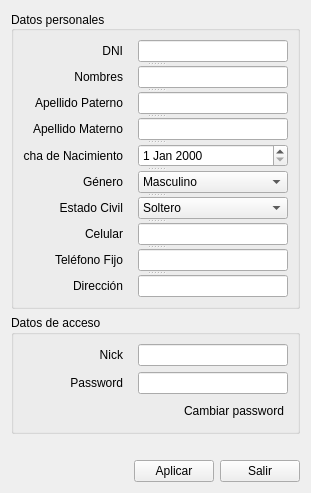
<?xml version="1.0" encoding="UTF-8"?>
<ui version="4.0">
 <class>ui_edit_personalInformation</class>
 <widget class="QDialog" name="ui_edit_personalInformation">
  <property name="geometry">
   <rect>
    <x>0</x>
    <y>0</y>
    <width>305</width>
    <height>466</height>
   </rect>
  </property>
  <property name="font">
   <font>
    <family>Segoe UI</family>
   </font>
  </property>
  <property name="windowTitle">
   <string>Información Personal</string>
  </property>
  <property name="windowIcon">
   <iconset resource="Icons.qrc">
    <normaloff>:/Iconos/Iconos/Personal.png</normaloff>:/Iconos/Iconos/Personal.png</iconset>
  </property>
  <layout class="QGridLayout" name="gridLayout_3">
   <item row="0" column="0">
    <widget class="QGroupBox" name="groupBox_2">
     <property name="font">
      <font>
       <weight>50</weight>
       <bold>false</bold>
      </font>
     </property>
     <property name="title">
      <string>Datos personales</string>
     </property>
     <property name="alignment">
      <set>Qt::AlignLeading|Qt::AlignLeft|Qt::AlignVCenter</set>
     </property>
     <property name="flat">
      <bool>false</bool>
     </property>
     <property name="checkable">
      <bool>false</bool>
     </property>
     <layout class="QGridLayout" name="gridLayout_2">
      <item row="0" column="0">
       <widget class="QSplitter" name="splitter">
        <property name="orientation">
         <enum>Qt::Vertical</enum>
        </property>
        <widget class="QWidget" name="">
         <layout class="QHBoxLayout" name="horizontalLayout_3">
          <property name="spacing">
           <number>15</number>
          </property>
          <item>
           <widget class="QLabel" name="label_20">
            <property name="minimumSize">
             <size>
              <width>100</width>
              <height>0</height>
             </size>
            </property>
            <property name="maximumSize">
             <size>
              <width>100</width>
              <height>16777215</height>
             </size>
            </property>
            <property name="text">
             <string>DNI</string>
            </property>
            <property name="alignment">
             <set>Qt::AlignRight|Qt::AlignTrailing|Qt::AlignVCenter</set>
            </property>
           </widget>
          </item>
          <item>
           <widget class="QLineEdit" name="lineEdit_dni">
            <property name="minimumSize">
             <size>
              <width>150</width>
              <height>0</height>
             </size>
            </property>
            <property name="maximumSize">
             <size>
              <width>150</width>
              <height>16777215</height>
             </size>
            </property>
            <property name="inputMask">
             <string/>
            </property>
            <property name="text">
             <string/>
            </property>
            <property name="maxLength">
             <number>8</number>
            </property>
           </widget>
          </item>
         </layout>
        </widget>
        <widget class="QWidget" name="">
         <layout class="QHBoxLayout" name="horizontalLayout_4">
          <property name="spacing">
           <number>15</number>
          </property>
          <item>
           <widget class="QLabel" name="label_22">
            <property name="minimumSize">
             <size>
              <width>100</width>
              <height>0</height>
             </size>
            </property>
            <property name="maximumSize">
             <size>
              <width>100</width>
              <height>16777215</height>
             </size>
            </property>
            <property name="text">
             <string>Nombres</string>
            </property>
            <property name="alignment">
             <set>Qt::AlignRight|Qt::AlignTrailing|Qt::AlignVCenter</set>
            </property>
           </widget>
          </item>
          <item>
           <widget class="QLineEdit" name="lineEdit_nombres">
            <property name="minimumSize">
             <size>
              <width>150</width>
              <height>0</height>
             </size>
            </property>
            <property name="maximumSize">
             <size>
              <width>150</width>
              <height>16777215</height>
             </size>
            </property>
            <property name="text">
             <string/>
            </property>
           </widget>
          </item>
         </layout>
        </widget>
        <widget class="QWidget" name="">
         <layout class="QHBoxLayout" name="horizontalLayout_5">
          <property name="spacing">
           <number>15</number>
          </property>
          <item>
           <widget class="QLabel" name="label_18">
            <property name="minimumSize">
             <size>
              <width>100</width>
              <height>0</height>
             </size>
            </property>
            <property name="maximumSize">
             <size>
              <width>100</width>
              <height>16777215</height>
             </size>
            </property>
            <property name="text">
             <string>Apellido Paterno</string>
            </property>
            <property name="alignment">
             <set>Qt::AlignRight|Qt::AlignTrailing|Qt::AlignVCenter</set>
            </property>
           </widget>
          </item>
          <item>
           <widget class="QLineEdit" name="lineEdit_apPaterno">
            <property name="minimumSize">
             <size>
              <width>150</width>
              <height>0</height>
             </size>
            </property>
            <property name="maximumSize">
             <size>
              <width>150</width>
              <height>16777215</height>
             </size>
            </property>
            <property name="text">
             <string/>
            </property>
           </widget>
          </item>
         </layout>
        </widget>
        <widget class="QWidget" name="">
         <layout class="QHBoxLayout" name="horizontalLayout_6">
          <property name="spacing">
           <number>15</number>
          </property>
          <item>
           <widget class="QLabel" name="label_25">
            <property name="minimumSize">
             <size>
              <width>100</width>
              <height>0</height>
             </size>
            </property>
            <property name="maximumSize">
             <size>
              <width>100</width>
              <height>16777215</height>
             </size>
            </property>
            <property name="text">
             <string>Apellido Materno</string>
            </property>
            <property name="alignment">
             <set>Qt::AlignRight|Qt::AlignTrailing|Qt::AlignVCenter</set>
            </property>
           </widget>
          </item>
          <item>
           <widget class="QLineEdit" name="lineEdit_apMaterno">
            <property name="minimumSize">
             <size>
              <width>150</width>
              <height>0</height>
             </size>
            </property>
            <property name="maximumSize">
             <size>
              <width>150</width>
              <height>16777215</height>
             </size>
            </property>
            <property name="text">
             <string/>
            </property>
           </widget>
          </item>
         </layout>
        </widget>
        <widget class="QWidget" name="">
         <layout class="QHBoxLayout" name="horizontalLayout_7">
          <property name="spacing">
           <number>15</number>
          </property>
          <item>
           <widget class="QLabel" name="label_24">
            <property name="minimumSize">
             <size>
              <width>100</width>
              <height>0</height>
             </size>
            </property>
            <property name="maximumSize">
             <size>
              <width>100</width>
              <height>16777215</height>
             </size>
            </property>
            <property name="text">
             <string>Fecha de Nacimiento</string>
            </property>
            <property name="alignment">
             <set>Qt::AlignRight|Qt::AlignTrailing|Qt::AlignVCenter</set>
            </property>
           </widget>
          </item>
          <item>
           <widget class="QDateEdit" name="dateEdit_nacimiento">
            <property name="minimumSize">
             <size>
              <width>150</width>
              <height>0</height>
             </size>
            </property>
            <property name="maximumSize">
             <size>
              <width>150</width>
              <height>16777215</height>
             </size>
            </property>
           </widget>
          </item>
         </layout>
        </widget>
        <widget class="QWidget" name="">
         <layout class="QHBoxLayout" name="horizontalLayout_8">
          <property name="spacing">
           <number>15</number>
          </property>
          <item>
           <widget class="QLabel" name="label_27">
            <property name="minimumSize">
             <size>
              <width>100</width>
              <height>0</height>
             </size>
            </property>
            <property name="maximumSize">
             <size>
              <width>100</width>
              <height>16777215</height>
             </size>
            </property>
            <property name="text">
             <string>Género</string>
            </property>
            <property name="alignment">
             <set>Qt::AlignRight|Qt::AlignTrailing|Qt::AlignVCenter</set>
            </property>
           </widget>
          </item>
          <item>
           <widget class="QComboBox" name="comboBox_genero">
            <property name="minimumSize">
             <size>
              <width>150</width>
              <height>0</height>
             </size>
            </property>
            <property name="maximumSize">
             <size>
              <width>150</width>
              <height>16777215</height>
             </size>
            </property>
            <item>
             <property name="text">
              <string>Masculino</string>
             </property>
            </item>
            <item>
             <property name="text">
              <string>Femenino</string>
             </property>
            </item>
           </widget>
          </item>
         </layout>
        </widget>
        <widget class="QWidget" name="">
         <layout class="QHBoxLayout" name="horizontalLayout_9">
          <property name="spacing">
           <number>15</number>
          </property>
          <item>
           <widget class="QLabel" name="label_21">
            <property name="minimumSize">
             <size>
              <width>100</width>
              <height>0</height>
             </size>
            </property>
            <property name="maximumSize">
             <size>
              <width>100</width>
              <height>16777215</height>
             </size>
            </property>
            <property name="text">
             <string>Estado Civil</string>
            </property>
            <property name="alignment">
             <set>Qt::AlignRight|Qt::AlignTrailing|Qt::AlignVCenter</set>
            </property>
           </widget>
          </item>
          <item>
           <widget class="QComboBox" name="comboBox_estCivil">
            <property name="minimumSize">
             <size>
              <width>150</width>
              <height>0</height>
             </size>
            </property>
            <property name="maximumSize">
             <size>
              <width>150</width>
              <height>16777215</height>
             </size>
            </property>
            <item>
             <property name="text">
              <string>Soltero</string>
             </property>
            </item>
            <item>
             <property name="text">
              <string>Casado</string>
             </property>
            </item>
            <item>
             <property name="text">
              <string>Viudo</string>
             </property>
            </item>
            <item>
             <property name="text">
              <string>Divorciado</string>
             </property>
            </item>
           </widget>
          </item>
         </layout>
        </widget>
        <widget class="QWidget" name="">
         <layout class="QHBoxLayout" name="horizontalLayout_10">
          <property name="spacing">
           <number>15</number>
          </property>
          <item>
           <widget class="QLabel" name="label_15">
            <property name="minimumSize">
             <size>
              <width>100</width>
              <height>0</height>
             </size>
            </property>
            <property name="maximumSize">
             <size>
              <width>100</width>
              <height>16777215</height>
             </size>
            </property>
            <property name="text">
             <string>Celular</string>
            </property>
            <property name="alignment">
             <set>Qt::AlignRight|Qt::AlignTrailing|Qt::AlignVCenter</set>
            </property>
           </widget>
          </item>
          <item>
           <widget class="QLineEdit" name="lineEdit_celular">
            <property name="minimumSize">
             <size>
              <width>150</width>
              <height>0</height>
             </size>
            </property>
            <property name="maximumSize">
             <size>
              <width>150</width>
              <height>16777215</height>
             </size>
            </property>
            <property name="inputMask">
             <string/>
            </property>
            <property name="text">
             <string/>
            </property>
            <property name="maxLength">
             <number>11</number>
            </property>
           </widget>
          </item>
         </layout>
        </widget>
        <widget class="QWidget" name="">
         <layout class="QHBoxLayout" name="horizontalLayout_11">
          <property name="spacing">
           <number>15</number>
          </property>
          <item>
           <widget class="QLabel" name="label_14">
            <property name="minimumSize">
             <size>
              <width>100</width>
              <height>0</height>
             </size>
            </property>
            <property name="maximumSize">
             <size>
              <width>100</width>
              <height>16777215</height>
             </size>
            </property>
            <property name="text">
             <string>Teléfono Fijo</string>
            </property>
            <property name="alignment">
             <set>Qt::AlignRight|Qt::AlignTrailing|Qt::AlignVCenter</set>
            </property>
           </widget>
          </item>
          <item>
           <widget class="QLineEdit" name="lineEdit_telefonoFijo">
            <property name="minimumSize">
             <size>
              <width>150</width>
              <height>0</height>
             </size>
            </property>
            <property name="maximumSize">
             <size>
              <width>150</width>
              <height>16777215</height>
             </size>
            </property>
            <property name="inputMask">
             <string/>
            </property>
            <property name="text">
             <string/>
            </property>
            <property name="maxLength">
             <number>9</number>
            </property>
           </widget>
          </item>
         </layout>
        </widget>
        <widget class="QWidget" name="">
         <layout class="QHBoxLayout" name="horizontalLayout_12">
          <property name="spacing">
           <number>15</number>
          </property>
          <item>
           <widget class="QLabel" name="label_23">
            <property name="minimumSize">
             <size>
              <width>100</width>
              <height>0</height>
             </size>
            </property>
            <property name="maximumSize">
             <size>
              <width>100</width>
              <height>16777215</height>
             </size>
            </property>
            <property name="text">
             <string>Dirección</string>
            </property>
            <property name="alignment">
             <set>Qt::AlignRight|Qt::AlignTrailing|Qt::AlignVCenter</set>
            </property>
           </widget>
          </item>
          <item>
           <widget class="QLineEdit" name="lineEdit_direccion">
            <property name="minimumSize">
             <size>
              <width>150</width>
              <height>0</height>
             </size>
            </property>
            <property name="maximumSize">
             <size>
              <width>150</width>
              <height>16777215</height>
             </size>
            </property>
            <property name="text">
             <string/>
            </property>
           </widget>
          </item>
         </layout>
        </widget>
       </widget>
      </item>
     </layout>
    </widget>
   </item>
   <item row="1" column="0">
    <widget class="QGroupBox" name="groupBox">
     <property name="title">
      <string>Datos de acceso</string>
     </property>
     <layout class="QGridLayout" name="gridLayout">
      <item row="0" column="0" colspan="2">
       <layout class="QHBoxLayout" name="horizontalLayout_2">
        <property name="spacing">
         <number>15</number>
        </property>
        <item>
         <widget class="QLabel" name="label_6">
          <property name="minimumSize">
           <size>
            <width>100</width>
            <height>0</height>
           </size>
          </property>
          <property name="maximumSize">
           <size>
            <width>100</width>
            <height>16777215</height>
           </size>
          </property>
          <property name="text">
           <string>Nick</string>
          </property>
          <property name="alignment">
           <set>Qt::AlignRight|Qt::AlignTrailing|Qt::AlignVCenter</set>
          </property>
         </widget>
        </item>
        <item>
         <widget class="QLineEdit" name="lineEdit_nick1">
          <property name="minimumSize">
           <size>
            <width>150</width>
            <height>0</height>
           </size>
          </property>
          <property name="maximumSize">
           <size>
            <width>150</width>
            <height>16777215</height>
           </size>
          </property>
         </widget>
        </item>
       </layout>
      </item>
      <item row="1" column="0" colspan="2">
       <layout class="QHBoxLayout" name="horizontalLayout">
        <property name="spacing">
         <number>15</number>
        </property>
        <item>
         <widget class="QLabel" name="label_8">
          <property name="minimumSize">
           <size>
            <width>100</width>
            <height>0</height>
           </size>
          </property>
          <property name="maximumSize">
           <size>
            <width>100</width>
            <height>16777215</height>
           </size>
          </property>
          <property name="text">
           <string>Password</string>
          </property>
          <property name="alignment">
           <set>Qt::AlignRight|Qt::AlignTrailing|Qt::AlignVCenter</set>
          </property>
         </widget>
        </item>
        <item>
         <widget class="QLineEdit" name="lineEdit_pass1">
          <property name="minimumSize">
           <size>
            <width>150</width>
            <height>0</height>
           </size>
          </property>
          <property name="maximumSize">
           <size>
            <width>150</width>
            <height>16777215</height>
           </size>
          </property>
         </widget>
        </item>
       </layout>
      </item>
      <item row="2" column="0">
       <spacer name="horizontalSpacer">
        <property name="orientation">
         <enum>Qt::Horizontal</enum>
        </property>
        <property name="sizeHint" stdset="0">
         <size>
          <width>135</width>
          <height>20</height>
         </size>
        </property>
       </spacer>
      </item>
      <item row="2" column="1">
       <widget class="QPushButton" name="pushButton_change">
        <property name="text">
         <string>Cambiar password</string>
        </property>
        <property name="icon">
         <iconset resource="Icons.qrc">
          <normaloff>:/Iconos/Iconos/playback_reload.png</normaloff>:/Iconos/Iconos/playback_reload.png</iconset>
        </property>
        <property name="flat">
         <bool>true</bool>
        </property>
       </widget>
      </item>
     </layout>
     <zorder>layoutWidget</zorder>
     <zorder>groupBox_2</zorder>
     <zorder>horizontalSpacer</zorder>
    </widget>
   </item>
   <item row="3" column="0">
    <layout class="QHBoxLayout" name="horizontalLayout_13">
     <item>
      <spacer name="horizontalSpacer_2">
       <property name="orientation">
        <enum>Qt::Horizontal</enum>
       </property>
       <property name="sizeHint" stdset="0">
        <size>
         <width>40</width>
         <height>20</height>
        </size>
       </property>
      </spacer>
     </item>
     <item>
      <widget class="QPushButton" name="pushButton_save">
       <property name="toolTip">
        <string>Guardar</string>
       </property>
       <property name="text">
        <string>Aplicar</string>
       </property>
       <property name="iconSize">
        <size>
         <width>23</width>
         <height>23</height>
        </size>
       </property>
       <property name="shortcut">
        <string/>
       </property>
       <property name="default">
        <bool>false</bool>
       </property>
       <property name="flat">
        <bool>false</bool>
       </property>
      </widget>
     </item>
     <item>
      <widget class="QPushButton" name="pushButton_cancel">
       <property name="toolTip">
        <string>Cancelar</string>
       </property>
       <property name="text">
        <string>Salir</string>
       </property>
       <property name="iconSize">
        <size>
         <width>23</width>
         <height>23</height>
        </size>
       </property>
       <property name="flat">
        <bool>false</bool>
       </property>
      </widget>
     </item>
    </layout>
   </item>
   <item row="2" column="0">
    <spacer name="verticalSpacer">
     <property name="orientation">
      <enum>Qt::Vertical</enum>
     </property>
     <property name="sizeType">
      <enum>QSizePolicy::Fixed</enum>
     </property>
     <property name="sizeHint" stdset="0">
      <size>
       <width>20</width>
       <height>20</height>
      </size>
     </property>
    </spacer>
   </item>
  </layout>
 </widget>
 <tabstops>
  <tabstop>lineEdit_dni</tabstop>
  <tabstop>lineEdit_nombres</tabstop>
  <tabstop>lineEdit_apPaterno</tabstop>
  <tabstop>lineEdit_apMaterno</tabstop>
  <tabstop>dateEdit_nacimiento</tabstop>
  <tabstop>comboBox_genero</tabstop>
  <tabstop>comboBox_estCivil</tabstop>
  <tabstop>lineEdit_celular</tabstop>
  <tabstop>lineEdit_telefonoFijo</tabstop>
  <tabstop>lineEdit_direccion</tabstop>
  <tabstop>lineEdit_nick1</tabstop>
  <tabstop>lineEdit_pass1</tabstop>
  <tabstop>pushButton_change</tabstop>
  <tabstop>pushButton_save</tabstop>
  <tabstop>pushButton_cancel</tabstop>
 </tabstops>
 <resources>
  <include location="Icons.qrc"/>
 </resources>
 <connections/>
</ui>
